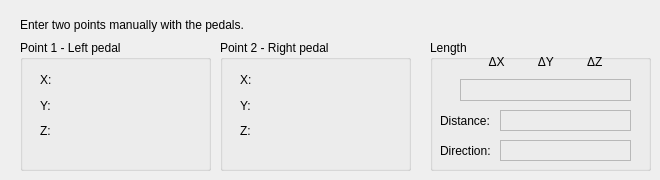
    <widget class="QWidget" name="MLength">
     <attribute name="title">
      <string>Measure Length</string>
     </attribute>
     <widget class="QLabel" name="label_4">
      <property name="geometry">
       <rect>
        <x>20</x>
        <y>10</y>
        <width>241</width>
        <height>29</height>
       </rect>
      </property>
      <property name="text">
       <string>Enter two points manually with the pedals.</string>
      </property>
     </widget>
     <widget class="QGroupBox" name="groupBox_5">
      <property name="geometry">
       <rect>
        <x>20</x>
        <y>40</y>
        <width>191</width>
        <height>131</height>
       </rect>
      </property>
      <property name="title">
       <string>Point 1 - Left pedal</string>
      </property>
      <widget class="QWidget" name="layoutWidget_2">
       <property name="geometry">
        <rect>
         <x>20</x>
         <y>30</y>
         <width>16</width>
         <height>71</height>
        </rect>
       </property>
       <property name="font">
        <font>
         <pointsize>9</pointsize>
        </font>
       </property>
       <layout class="QVBoxLayout" name="verticalLayout_3">
        <item>
         <widget class="QLabel" name="Xlabel_2">
          <property name="font">
           <font>
            <pointsize>9</pointsize>
           </font>
          </property>
          <property name="text">
           <string>X:</string>
          </property>
         </widget>
        </item>
        <item>
         <widget class="QLabel" name="Ylabel_2">
          <property name="font">
           <font>
            <pointsize>9</pointsize>
           </font>
          </property>
          <property name="text">
           <string>Y:</string>
          </property>
         </widget>
        </item>
        <item>
         <widget class="QLabel" name="Zlabel_2">
          <property name="font">
           <font>
            <pointsize>9</pointsize>
           </font>
          </property>
          <property name="text">
           <string>Z:</string>
          </property>
         </widget>
        </item>
       </layout>
      </widget>
      <widget class="QWidget" name="layoutWidget_4">
       <property name="geometry">
        <rect>
         <x>40</x>
         <y>30</y>
         <width>131</width>
         <height>71</height>
        </rect>
       </property>
       <layout class="QVBoxLayout" name="verticalLayout_5">
        <item>
         <widget class="QLabel" name="Xp1">
          <property name="font">
           <font>
            <pointsize>9</pointsize>
           </font>
          </property>
          <property name="text">
           <string/>
          </property>
         </widget>
        </item>
        <item>
         <widget class="QLabel" name="Yp1">
          <property name="font">
           <font>
            <pointsize>9</pointsize>
           </font>
          </property>
          <property name="text">
           <string/>
          </property>
         </widget>
        </item>
        <item>
         <widget class="QLabel" name="Zp1">
          <property name="font">
           <font>
            <pointsize>9</pointsize>
           </font>
          </property>
          <property name="text">
           <string/>
          </property>
         </widget>
        </item>
       </layout>
      </widget>
     </widget>
     <widget class="QGroupBox" name="groupBox_6">
      <property name="geometry">
       <rect>
        <x>220</x>
        <y>40</y>
        <width>191</width>
        <height>131</height>
       </rect>
      </property>
      <property name="title">
       <string>Point 2 - Right pedal</string>
      </property>
      <widget class="QWidget" name="layoutWidget_3">
       <property name="geometry">
        <rect>
         <x>20</x>
         <y>30</y>
         <width>16</width>
         <height>71</height>
        </rect>
       </property>
       <property name="font">
        <font>
         <pointsize>9</pointsize>
        </font>
       </property>
       <layout class="QVBoxLayout" name="verticalLayout_4">
        <item>
         <widget class="QLabel" name="Xlabel_3">
          <property name="font">
           <font>
            <pointsize>9</pointsize>
           </font>
          </property>
          <property name="text">
           <string>X:</string>
          </property>
         </widget>
        </item>
        <item>
         <widget class="QLabel" name="Ylabel_3">
          <property name="font">
           <font>
            <pointsize>9</pointsize>
           </font>
          </property>
          <property name="text">
           <string>Y:</string>
          </property>
         </widget>
        </item>
        <item>
         <widget class="QLabel" name="Zlabel_3">
          <property name="font">
           <font>
            <pointsize>9</pointsize>
           </font>
          </property>
          <property name="text">
           <string>Z:</string>
          </property>
         </widget>
        </item>
       </layout>
      </widget>
      <widget class="QWidget" name="layoutWidget_5">
       <property name="geometry">
        <rect>
         <x>40</x>
         <y>30</y>
         <width>131</width>
         <height>71</height>
        </rect>
       </property>
       <layout class="QVBoxLayout" name="verticalLayout_6">
        <item>
         <widget class="QLabel" name="Xp2">
          <property name="font">
           <font>
            <pointsize>9</pointsize>
           </font>
          </property>
          <property name="text">
           <string/>
          </property>
         </widget>
        </item>
        <item>
         <widget class="QLabel" name="Yp2">
          <property name="font">
           <font>
            <pointsize>9</pointsize>
           </font>
          </property>
          <property name="text">
           <string/>
          </property>
         </widget>
        </item>
        <item>
         <widget class="QLabel" name="Zp2">
          <property name="font">
           <font>
            <pointsize>9</pointsize>
           </font>
          </property>
          <property name="text">
           <string/>
          </property>
         </widget>
        </item>
       </layout>
      </widget>
     </widget>
     <widget class="QGroupBox" name="groupBox_7">
      <property name="geometry">
       <rect>
        <x>430</x>
        <y>40</y>
        <width>221</width>
        <height>131</height>
       </rect>
      </property>
      <property name="title">
       <string>Length</string>
      </property>
      <widget class="QLabel" name="label_6">
       <property name="geometry">
        <rect>
         <x>10</x>
         <y>70</y>
         <width>61</width>
         <height>21</height>
        </rect>
       </property>
       <property name="text">
        <string>Distance:</string>
       </property>
      </widget>
      <widget class="QLabel" name="label_7">
       <property name="geometry">
        <rect>
         <x>10</x>
         <y>100</y>
         <width>51</width>
         <height>21</height>
        </rect>
       </property>
       <property name="text">
        <string>Direction:</string>
       </property>
      </widget>
      <widget class="QLabel" name="labelDistance">
       <property name="geometry">
        <rect>
         <x>70</x>
         <y>70</y>
         <width>131</width>
         <height>21</height>
        </rect>
       </property>
       <property name="frameShape">
        <enum>QFrame::StyledPanel</enum>
       </property>
       <property name="text">
        <string/>
       </property>
       <property name="alignment">
        <set>Qt::AlignCenter</set>
       </property>
      </widget>
      <widget class="QLabel" name="labelDirection">
       <property name="geometry">
        <rect>
         <x>70</x>
         <y>100</y>
         <width>131</width>
         <height>21</height>
        </rect>
       </property>
       <property name="frameShape">
        <enum>QFrame::StyledPanel</enum>
       </property>
       <property name="text">
        <string/>
       </property>
       <property name="alignment">
        <set>Qt::AlignCenter</set>
       </property>
      </widget>
      <widget class="QWidget" name="layoutWidget">
       <property name="geometry">
        <rect>
         <x>30</x>
         <y>10</y>
         <width>171</width>
         <height>51</height>
        </rect>
       </property>
       <layout class="QVBoxLayout" name="verticalLayout_7">
        <item>
         <widget class="QLabel" name="label_5">
          <property name="text">
           <string>ΔX          ΔY          ΔZ</string>
          </property>
          <property name="alignment">
           <set>Qt::AlignCenter</set>
          </property>
         </widget>
        </item>
        <item>
         <widget class="QLabel" name="labelDelta">
          <property name="frameShape">
           <enum>QFrame::StyledPanel</enum>
          </property>
          <property name="text">
           <string/>
          </property>
          <property name="alignment">
           <set>Qt::AlignCenter</set>
          </property>
         </widget>
        </item>
       </layout>
      </widget>
     </widget>
    </widget>
